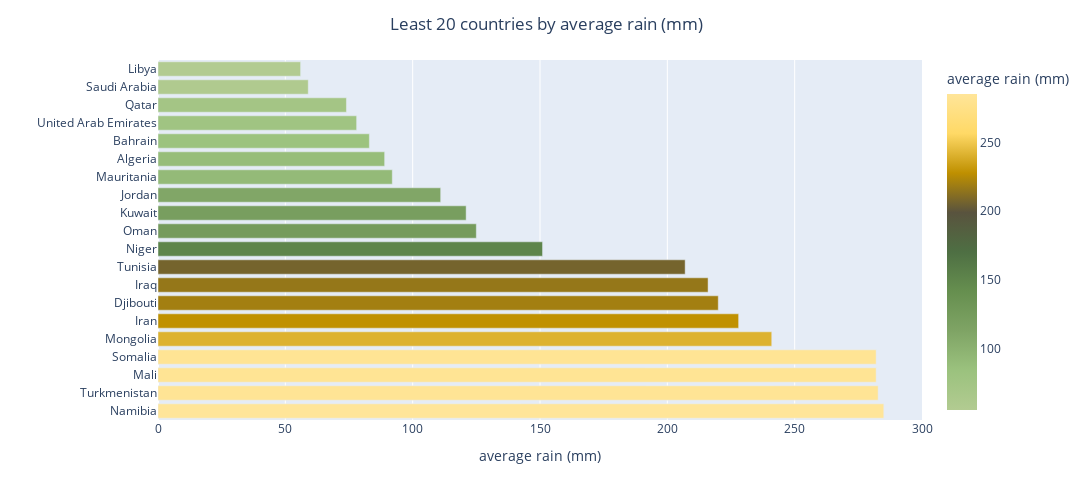

Write notebook code for a chart like this one.
### Code cell
fig = px.bar(least_20areas_byrain, x='avg_rainfall_mm_year', y='Area', color='avg_rainfall_mm_year', color_continuous_scale=agro)
fig.update_layout(height=500, width=1500, title_text="Least 20 countries by average rain (mm)", title_x=0.5,xaxis_title='average rain (mm)',yaxis_title = '',
                  coloraxis_colorbar_title='average rain (mm)')

### Figure 1 — Plotly figure (JSON) as saved in the notebook; plotly's stock layout.template omitted (floating-point values rounded to 4 significant figures)
{"data": [{"alignmentgroup": "True", "hovertemplate": "avg_rainfall_mm_year=%{marker.color}<br>Area=%{y}<extra></extra>", "legendgroup": "", "marker": {"color": [285, 282.8, 282, 282, 241, 228, 220, 216, 207, 151, 125, 121, 111, 92, 89, 83, 78, 74, 59, 56], "coloraxis": "coloraxis", "pattern": {"shape": ""}}, "name": "", "offsetgroup": "", "orientation": "h", "showlegend": false, "textposition": "auto", "type": "bar", "x": [285, 282.8, 282, 282, 241, 228, 220, 216, 207, 151, 125, 121, 111, 92, 89, 83, 78, 74, 59, 56], "xaxis": "x", "y": ["Namibia", "Turkmenistan", "Mali", "Somalia", "Mongolia", "Iran", "Djibouti", "Iraq", "Tunisia", "Niger", "Oman", "Kuwait", "Jordan", "Mauritania", "Algeria", "Bahrain", "United Arab Emirates", "Qatar", "Saudi Arabia", "Libya"], "yaxis": "y"}], "layout": {"barmode": "relative", "coloraxis": {"colorbar": {"title": {"text": "average rain (mm)"}}, "colorscale": [[0, "#b2cb91"], [0.125, "#9bc27e"], [0.25, "#7fa465"], [0.375, "#668f4f"], [0.5, "#4e6f43"], [0.625, "#59533e"], [0.75, "#bf9000"], [0.875, "#ffd966"], [1, "#ffe599"]]}, "height": 500, "legend": {"tracegroupgap": 0}, "margin": {"t": 60}, "title": {"text": "Least 20 countries by average rain (mm)", "x": 0.5}, "width": 1500, "xaxis": {"anchor": "y", "domain": [0, 1], "title": {"text": "average rain (mm)"}}, "yaxis": {"anchor": "x", "domain": [0, 1], "title": {"text": ""}}}}
